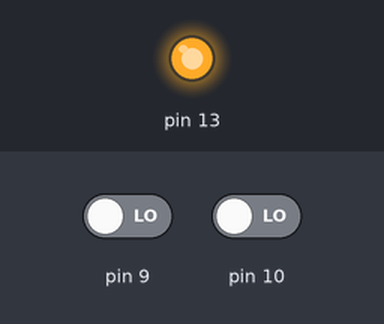
Recording of a sketch running on a simulated Arduino Uno, built with avr-gcc and run on an emulated ATmega328P. Parts: output pins drawn as LEDs (lit = HIGH). The test bench sets the inputs (shaded band); at power-on: pin 9 LOW, pin 10 LOW.

Above: at 1.2 s.
1.3 s: pin 9 driven HIGH
At 2.5 s:
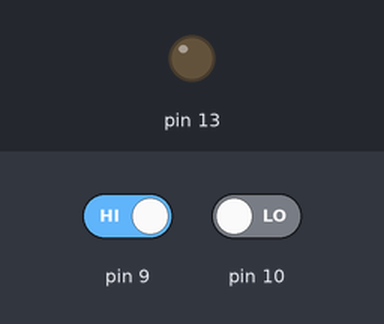
2.8 s: pin 9 driven LOW
At 3.9 s:
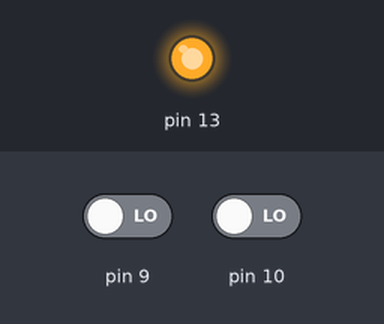
4.3 s: pin 10 driven HIGH
At 5.0 s:
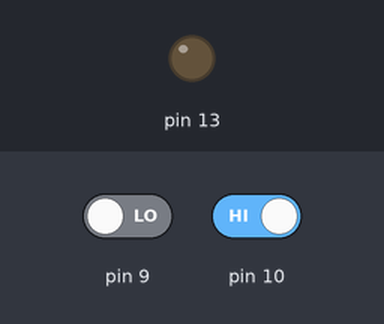
Timing chart, 0 to 7.3 s (numbered marks = the images above; inputs shaded):
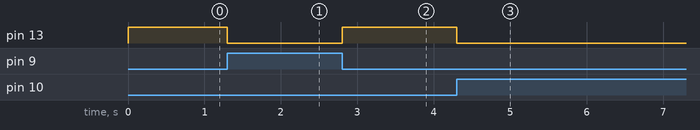

Measured:
- after the input at 1.3 s, pin 13: HIGH → LOW at once
- after the input at 2.8 s, pin 13: LOW → HIGH at once
- after the input at 4.3 s, pin 13: HIGH → LOW at once

The sketch:

nor2entradas.ino
```cpp
//Autor:Dario Jorge
//Iglesias
boolean A,B,Z;
void setup()
{
 pinMode(9,INPUT);
 pinMode(10,INPUT);
 pinMode(13,OUTPUT);
}
void loop()
{
 A=digitalRead(9);
 B=digitalRead(10);
 Z=!(A|B);//Z='(A+B)
 digitalWrite(13,Z);
}
```
